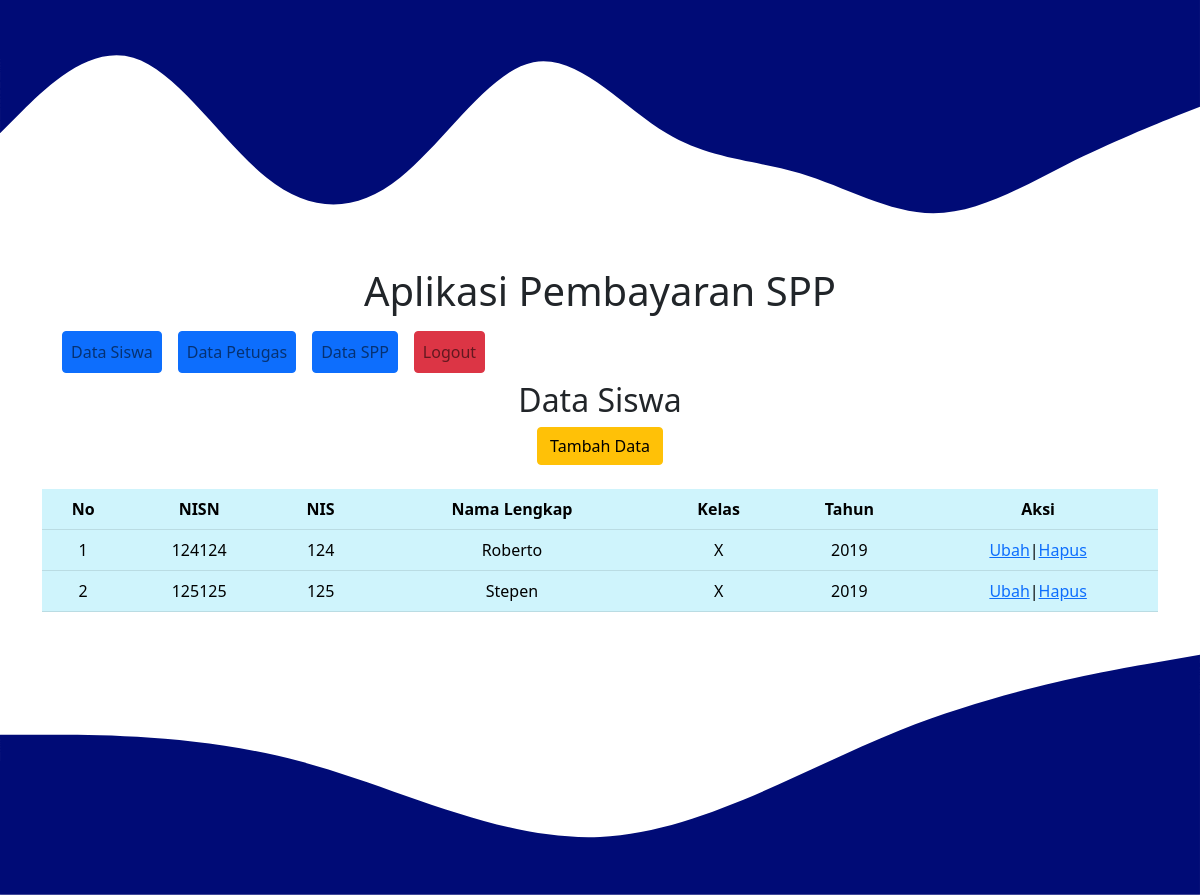
/includes/admin?p=siswa (signed in), run on the app's committed database.
### tables this page shows
CREATE TABLE `tb_siswa` (
  `nisn` int(11) NOT NULL,
  `nis` int(11) NOT NULL,
  `nama_lengkap` varchar(100) NOT NULL,
  `kelas` varchar(3) NOT NULL,
  `id_spp` int(11) NOT NULL
);

CREATE TABLE `tb_spp` (
  `id_spp` int(11) NOT NULL,
  `tahun` int(11) NOT NULL,
  `nominal` int(11) NOT NULL
);

### config/Koneksi.php (called while the page is built, shortened)
<?php
class Koneksi {
    var $host = 'localhost';
    var $user = 'root';
    var $pass = '';
    var $db_name = 'spp';
    public function __construct() {
        $this->konek = mysqli_connect($this->host, $this->user, $this->pass, $this->db_name);
    }
}

### includes/admin/Admin.php (called while the page is built, shortened)
<?php
require_once '../../config/Koneksi.php';
class Admin extends Koneksi {
    public function getDataSiswa() {
        $stmt = mysqli_query($this->konek, "SELECT * FROM tb_siswa INNER JOIN tb_spp ON tb_siswa.id_spp = tb_spp.id_spp ORDER BY NISN ASC");
        return $stmt;
    }
}

### includes/admin/data-siswa.php (the view, shortened to what this page needs)
<h2>Data Siswa</h2>
<button type="button" class="btn btn-warning" href="?p=tambah-siswa">Tambah Data</button>
<br><br>
<table class="table table-info">
    <tr>
        <th>No</th>
        <th>NISN</th>
        <th>NIS</th>
        <th>Nama Lengkap</th>
        <th>Kelas</th>
        <th>Tahun</th>
        <th>Aksi</th>
    </tr>
    <?php
    $no = 1;
    $siswa = $admin->getDataSiswa();
    while ($dt_siswa = mysqli_fetch_assoc($siswa)) {
    ?>
        <tr>
            <td><?= $no++; ?></td>
            <td><?= $dt_siswa['nisn']; ?></td>
            <td><?= $dt_siswa['nis']; ?></td>
            <td><?= $dt_siswa['nama_lengkap']; ?></td>
            <td><?= $dt_siswa['kelas']; ?></td>
            <td><?= $dt_siswa['tahun']; ?></td>
            <td><a href="?p=ubah-siswa&nisn=<?= $dt_siswa['nisn']; ?>">Ubah</a>|<a href="?p=hapus-siswa&nisn=<?= $dt_siswa['nisn']; ?>" onclick="return confirm('Yakin data ini akan dihapus?')">Hapus</a></td>
        </tr>
    <?php
    }
    ?>
</table>

### data on the page
tb_siswa: nisn "124124", nis "124", nama_lengkap "Roberto", kelas "X", id_spp.tahun "2019"
tb_siswa: nisn "125125", nis "125", nama_lengkap "Stepen", kelas "X", id_spp.tahun "2019"
